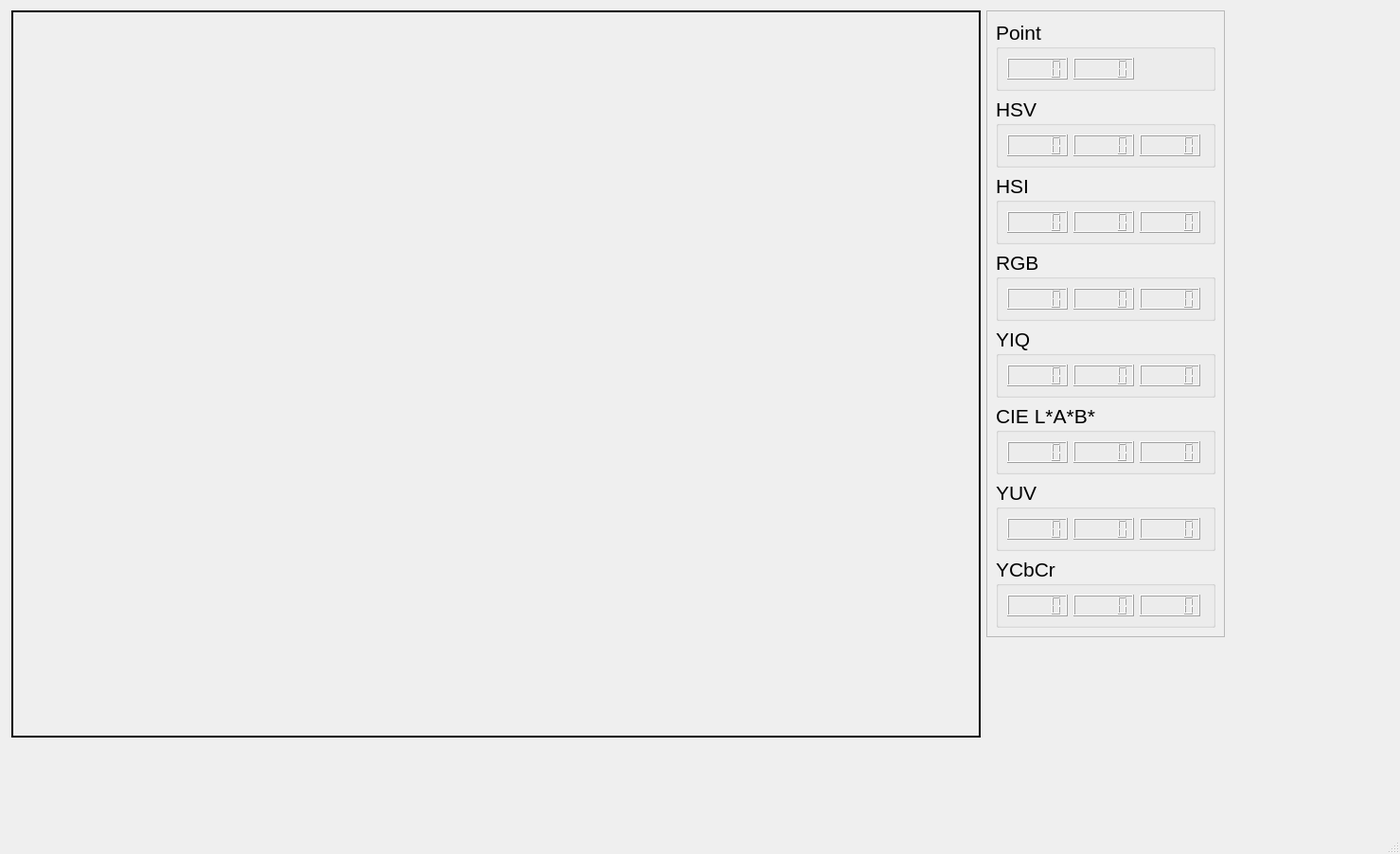
<?xml version="1.0" encoding="UTF-8"?>
<ui version="4.0">
 <class>MainWindow</class>
 <widget class="QMainWindow" name="MainWindow">
  <property name="geometry">
   <rect>
    <x>0</x>
    <y>0</y>
    <width>1479</width>
    <height>902</height>
   </rect>
  </property>
  <property name="windowTitle">
   <string>MainWindow</string>
  </property>
  <widget class="QWidget" name="centralwidget">
   <widget class="QLabel" name="image">
    <property name="geometry">
     <rect>
      <x>12</x>
      <y>11</y>
      <width>1024</width>
      <height>768</height>
     </rect>
    </property>
    <property name="sizePolicy">
     <sizepolicy hsizetype="Minimum" vsizetype="Minimum">
      <horstretch>0</horstretch>
      <verstretch>0</verstretch>
     </sizepolicy>
    </property>
    <property name="minimumSize">
     <size>
      <width>1024</width>
      <height>768</height>
     </size>
    </property>
    <property name="cursor">
     <cursorShape>CrossCursor</cursorShape>
    </property>
    <property name="frameShape">
     <enum>QFrame::Box</enum>
    </property>
    <property name="lineWidth">
     <number>2</number>
    </property>
    <property name="text">
     <string/>
    </property>
    <property name="pixmap">
     <pixmap>output.jpg</pixmap>
    </property>
    <property name="scaledContents">
     <bool>false</bool>
    </property>
    <property name="margin">
     <number>12</number>
    </property>
   </widget>
   <widget class="QWidget" name="">
    <property name="geometry">
     <rect>
      <x>1042</x>
      <y>11</y>
      <width>252</width>
      <height>768</height>
     </rect>
    </property>
    <layout class="QVBoxLayout" name="verticalLayout">
     <item>
      <widget class="QFrame" name="frame">
       <property name="frameShape">
        <enum>QFrame::StyledPanel</enum>
       </property>
       <property name="frameShadow">
        <enum>QFrame::Sunken</enum>
       </property>
       <layout class="QGridLayout" name="gridLayout_7">
        <item row="0" column="0">
         <widget class="QGroupBox" name="groupPoint">
          <property name="font">
           <font>
            <pointsize>16</pointsize>
           </font>
          </property>
          <property name="title">
           <string>Point</string>
          </property>
          <layout class="QHBoxLayout" name="horizontalLayout">
           <item>
            <widget class="QLCDNumber" name="pointX">
             <property name="toolTipDuration">
              <number>-1</number>
             </property>
             <property name="lineWidth">
              <number>1</number>
             </property>
            </widget>
           </item>
           <item>
            <widget class="QLCDNumber" name="pointY"/>
           </item>
           <item>
            <spacer name="horizontalSpacer">
             <property name="orientation">
              <enum>Qt::Horizontal</enum>
             </property>
             <property name="sizeHint" stdset="0">
              <size>
               <width>110</width>
               <height>20</height>
              </size>
             </property>
            </spacer>
           </item>
          </layout>
         </widget>
        </item>
        <item row="1" column="0">
         <widget class="QGroupBox" name="groupHSV">
          <property name="font">
           <font>
            <pointsize>16</pointsize>
           </font>
          </property>
          <property name="title">
           <string>HSV</string>
          </property>
          <property name="flat">
           <bool>false</bool>
          </property>
          <layout class="QHBoxLayout" name="horizontalLayout_2">
           <item>
            <widget class="QLCDNumber" name="hsvHue"/>
           </item>
           <item>
            <widget class="QLCDNumber" name="hsvSaturation"/>
           </item>
           <item>
            <widget class="QLCDNumber" name="hsvValue"/>
           </item>
           <item>
            <spacer name="horizontalSpacer_2">
             <property name="orientation">
              <enum>Qt::Horizontal</enum>
             </property>
             <property name="sizeHint" stdset="0">
              <size>
               <width>40</width>
               <height>20</height>
              </size>
             </property>
            </spacer>
           </item>
          </layout>
         </widget>
        </item>
        <item row="2" column="0">
         <widget class="QGroupBox" name="groupHSI">
          <property name="sizePolicy">
           <sizepolicy hsizetype="Preferred" vsizetype="MinimumExpanding">
            <horstretch>0</horstretch>
            <verstretch>0</verstretch>
           </sizepolicy>
          </property>
          <property name="maximumSize">
           <size>
            <width>16777210</width>
            <height>16777215</height>
           </size>
          </property>
          <property name="font">
           <font>
            <pointsize>16</pointsize>
           </font>
          </property>
          <property name="title">
           <string>HSI</string>
          </property>
          <property name="flat">
           <bool>false</bool>
          </property>
          <layout class="QGridLayout" name="gridLayout_5">
           <item row="0" column="0">
            <widget class="QLCDNumber" name="hsiH"/>
           </item>
           <item row="0" column="1">
            <widget class="QLCDNumber" name="hsiS"/>
           </item>
           <item row="0" column="2">
            <widget class="QLCDNumber" name="hsiI"/>
           </item>
           <item row="0" column="3">
            <spacer name="horizontalSpacer_7">
             <property name="orientation">
              <enum>Qt::Horizontal</enum>
             </property>
             <property name="sizeHint" stdset="0">
              <size>
               <width>40</width>
               <height>20</height>
              </size>
             </property>
            </spacer>
           </item>
          </layout>
         </widget>
        </item>
        <item row="3" column="0">
         <widget class="QGroupBox" name="groupRGB">
          <property name="font">
           <font>
            <pointsize>16</pointsize>
           </font>
          </property>
          <property name="title">
           <string>RGB</string>
          </property>
          <property name="flat">
           <bool>false</bool>
          </property>
          <layout class="QGridLayout" name="gridLayout">
           <item row="0" column="0">
            <widget class="QLCDNumber" name="rgbRed"/>
           </item>
           <item row="0" column="1">
            <widget class="QLCDNumber" name="rgbGreen"/>
           </item>
           <item row="0" column="2">
            <widget class="QLCDNumber" name="rgbBlue"/>
           </item>
           <item row="0" column="3">
            <spacer name="horizontalSpacer_3">
             <property name="orientation">
              <enum>Qt::Horizontal</enum>
             </property>
             <property name="sizeHint" stdset="0">
              <size>
               <width>40</width>
               <height>20</height>
              </size>
             </property>
            </spacer>
           </item>
          </layout>
         </widget>
        </item>
        <item row="4" column="0">
         <widget class="QGroupBox" name="groupYIQ">
          <property name="font">
           <font>
            <pointsize>16</pointsize>
           </font>
          </property>
          <property name="title">
           <string>YIQ</string>
          </property>
          <property name="flat">
           <bool>false</bool>
          </property>
          <layout class="QGridLayout" name="gridLayout_2">
           <item row="0" column="1">
            <widget class="QLCDNumber" name="yiqI"/>
           </item>
           <item row="0" column="0">
            <widget class="QLCDNumber" name="yiqY"/>
           </item>
           <item row="0" column="3">
            <spacer name="horizontalSpacer_9">
             <property name="orientation">
              <enum>Qt::Horizontal</enum>
             </property>
             <property name="sizeHint" stdset="0">
              <size>
               <width>40</width>
               <height>20</height>
              </size>
             </property>
            </spacer>
           </item>
           <item row="0" column="2">
            <widget class="QLCDNumber" name="yiqQ"/>
           </item>
          </layout>
         </widget>
        </item>
        <item row="5" column="0">
         <widget class="QGroupBox" name="groupCIELAB">
          <property name="maximumSize">
           <size>
            <width>16777210</width>
            <height>16777215</height>
           </size>
          </property>
          <property name="font">
           <font>
            <pointsize>16</pointsize>
           </font>
          </property>
          <property name="title">
           <string>CIE L*A*B*</string>
          </property>
          <property name="flat">
           <bool>false</bool>
          </property>
          <layout class="QGridLayout" name="gridLayout_3">
           <item row="0" column="1">
            <widget class="QLCDNumber" name="cielabA"/>
           </item>
           <item row="0" column="3">
            <spacer name="horizontalSpacer_5">
             <property name="orientation">
              <enum>Qt::Horizontal</enum>
             </property>
             <property name="sizeHint" stdset="0">
              <size>
               <width>40</width>
               <height>20</height>
              </size>
             </property>
            </spacer>
           </item>
           <item row="0" column="2">
            <widget class="QLCDNumber" name="cielabB"/>
           </item>
           <item row="0" column="0">
            <widget class="QLCDNumber" name="cielabL"/>
           </item>
          </layout>
         </widget>
        </item>
        <item row="6" column="0">
         <widget class="QGroupBox" name="groupYUV">
          <property name="sizePolicy">
           <sizepolicy hsizetype="Preferred" vsizetype="MinimumExpanding">
            <horstretch>0</horstretch>
            <verstretch>0</verstretch>
           </sizepolicy>
          </property>
          <property name="maximumSize">
           <size>
            <width>16777210</width>
            <height>16777215</height>
           </size>
          </property>
          <property name="font">
           <font>
            <pointsize>16</pointsize>
           </font>
          </property>
          <property name="title">
           <string>YUV</string>
          </property>
          <property name="flat">
           <bool>false</bool>
          </property>
          <layout class="QGridLayout" name="gridLayout_6">
           <item row="0" column="0">
            <widget class="QLCDNumber" name="yuvY"/>
           </item>
           <item row="0" column="1">
            <widget class="QLCDNumber" name="yuvU"/>
           </item>
           <item row="0" column="2">
            <widget class="QLCDNumber" name="yuvV"/>
           </item>
           <item row="0" column="3">
            <spacer name="horizontalSpacer_8">
             <property name="orientation">
              <enum>Qt::Horizontal</enum>
             </property>
             <property name="sizeHint" stdset="0">
              <size>
               <width>40</width>
               <height>20</height>
              </size>
             </property>
            </spacer>
           </item>
          </layout>
         </widget>
        </item>
        <item row="7" column="0">
         <widget class="QGroupBox" name="groupYCbCr">
          <property name="sizePolicy">
           <sizepolicy hsizetype="Preferred" vsizetype="MinimumExpanding">
            <horstretch>0</horstretch>
            <verstretch>0</verstretch>
           </sizepolicy>
          </property>
          <property name="maximumSize">
           <size>
            <width>16777210</width>
            <height>16777215</height>
           </size>
          </property>
          <property name="font">
           <font>
            <pointsize>16</pointsize>
           </font>
          </property>
          <property name="title">
           <string>YCbCr</string>
          </property>
          <property name="flat">
           <bool>false</bool>
          </property>
          <layout class="QGridLayout" name="gridLayout_4">
           <item row="0" column="4">
            <spacer name="horizontalSpacer_6">
             <property name="orientation">
              <enum>Qt::Horizontal</enum>
             </property>
             <property name="sizeHint" stdset="0">
              <size>
               <width>40</width>
               <height>20</height>
              </size>
             </property>
            </spacer>
           </item>
           <item row="0" column="1">
            <widget class="QLCDNumber" name="ycbcrCb"/>
           </item>
           <item row="0" column="0">
            <widget class="QLCDNumber" name="ycbcrY"/>
           </item>
           <item row="0" column="2">
            <widget class="QLCDNumber" name="ycbcrCr"/>
           </item>
          </layout>
         </widget>
        </item>
       </layout>
      </widget>
     </item>
     <item>
      <spacer name="verticalSpacer">
       <property name="orientation">
        <enum>Qt::Vertical</enum>
       </property>
       <property name="sizeHint" stdset="0">
        <size>
         <width>20</width>
         <height>40</height>
        </size>
       </property>
      </spacer>
     </item>
    </layout>
   </widget>
  </widget>
  <widget class="QStatusBar" name="statusbar"/>
  <action name="actionSave">
   <property name="text">
    <string>Save</string>
   </property>
   <property name="font">
    <font>
     <pointsize>20</pointsize>
    </font>
   </property>
  </action>
  <action name="actionExit">
   <property name="text">
    <string>Exit</string>
   </property>
  </action>
  <action name="actionDepth_View">
   <property name="text">
    <string>Depth</string>
   </property>
  </action>
  <action name="actionMark_for_review">
   <property name="text">
    <string>Mark for review</string>
   </property>
  </action>
 </widget>
 <resources/>
 <connections/>
</ui>
